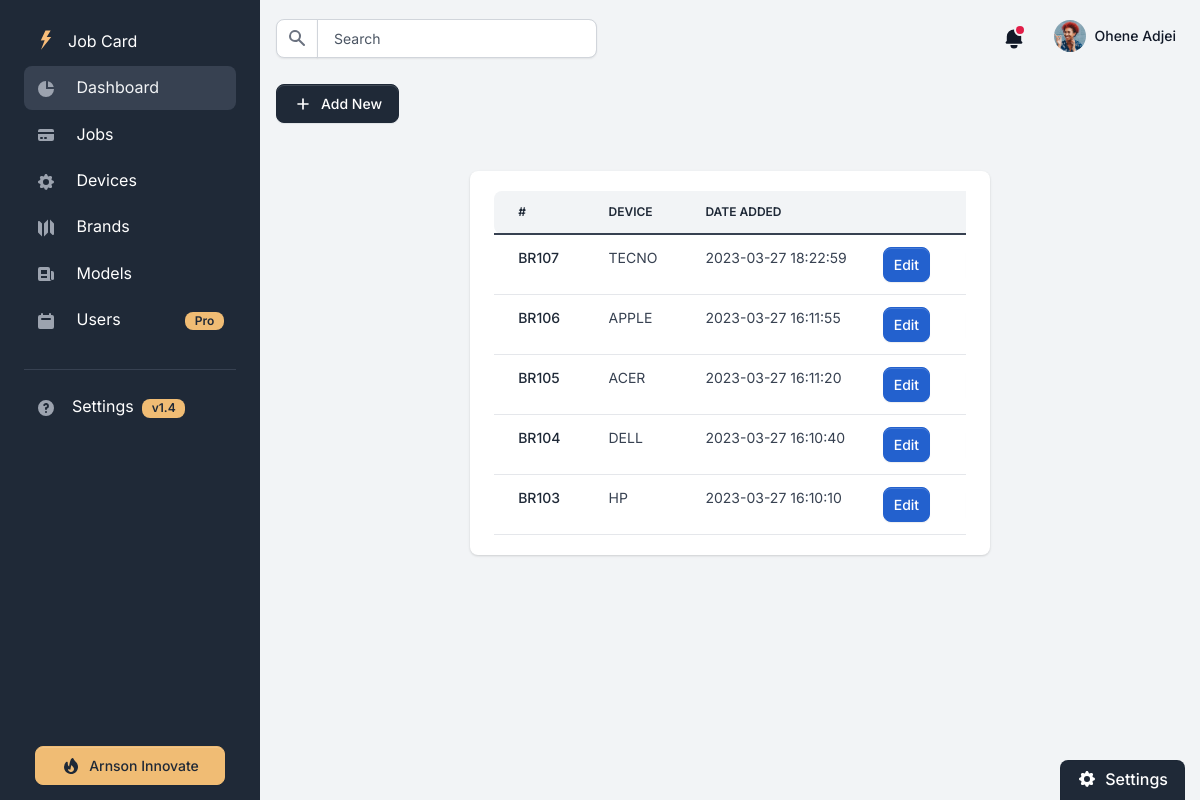
The app's page /brands (signed in) with its own data.
### tables this page shows
CREATE TABLE `brands` (
  `id` int(10) NOT NULL,
  `name` varchar(225) NOT NULL,
  `device` varchar(20) NOT NULL,
  `created_at` datetime(6) NOT NULL DEFAULT current_timestamp(6),
  `created_by` varchar(225) DEFAULT NULL,
  `updated_at` datetime(6) DEFAULT NULL,
  `updated_by` varchar(225) DEFAULT NULL
);

### public/index.php (called while the page is built, shortened)
<?php
require BASE_PATH . 'Core/functions.php';
spl_autoload_register(function ($class) {
    $class = str_replace('\\', DIRECTORY_SEPARATOR, $class);
});
$router = new \Core\Router();
$uri = parse_url($_SERVER['REQUEST_URI'])['path'];
$method = $_POST['_method'] ?? $_SERVER['REQUEST_METHOD'];
$router->route($uri, $method);

### Core/functions.php (called while the page is built, shortened)
<?php
function base_path($path){
    return BASE_PATH . $path;
}
function view ($path, $attributes = []){
    extract($attributes);
    require base_path('/views/' . $path);
}

### config.php (called while the page is built)
<?php
return [
    'database' => [
        'host' => 'localhost',
        'dbname' => 'jobcard',
        'charset' => 'utf8mb4'
    ],
    'services' => [
        'rapid-api' => [
            'key' => '1234567890',
            'token' => 'example-token'
        ],
        'chatgpt-api' => [
            'key' => '1234567890',
            'token' => 'example-token'
        ]
    ]
];

### controllers/brands/index.php (called while the page is built, shortened)
<?php
$config = require base_path('config.php');
$db = new Database($config['database']);
$brands = $db->query("select * from brands order by created_at desc")->findAll();
view("brands/index.view.php", [
    'brands' => $brands
  ]);

### Core/Database.php (called while the page is built, shortened)
<?php
class Database
{
    public $connection;
    public $statement;
    public function __construct($config, $username = 'root', $password = '@kuzco555')
    {
        $dsn = 'mysql:' . http_build_query($config, '', ';');
        $this->connection = new PDO($dsn, $username, $password, [
            PDO::ATTR_DEFAULT_FETCH_MODE => PDO::FETCH_ASSOC
        ]);
    }
    public function query($query, $params = [])
    {
        $this->statement = $this->connection->prepare($query);
        $this->statement->execute($params);
        return $this;
    }
    public function findAll()
    {
        return $this->statement->fetchAll();
    }
}

### views/brands/index.view.php (the view, shortened to what this page needs)
    <?php if($brands == null) { ?>
        <div class="row d-flex justify-content-center mt-5 pt-5 py-4">
            <div class="col-12 col-md-3">
                    <div class="card card-body border-0 shadow mb-4">
                        <h2 class="h5 mb-4 text-center">No Brands Added Yet</h2>
                        <a class="btn btn-primary" href="/brand/create">Add A Brand</a>
                    </div>
                </div>
        </div>
<?php }else { ?>
    <div class="row d-flex justify-content-center py-4">
        <div class="col-12 col-md-7">
            <div class="card card-body border-0 shadow mb-4">
                    <div class="table-responsive">
                        <table class="table table-centered table-nowrap mb-0 rounded">
                            <thead class="thead-light">
                                <tr>
                                    <th class="border-0 rounded-start">#</th>
                                    <th class="border-0">Device</th>
                                    <th class="border-0">Date Added</th>
                                    <th class="border-0"></th>
                                    <th class="border-0"></th>
                                </tr>
                            </thead>
                            <tbody>
                            <?php foreach ($brands as $brand) : ?>
                                <tr>
                                    <td><a href="#" class="text-primary fw-bold">BR10<?=$brand['id']?></a></td>
                                    <td>
                                    <?=$brand['name']?>
                                    </td>
                                    <td>
                                    <?=substr($brand['created_at'], 0, 19)?>
                                    </td>
                                    <td>
                                        <div class="row d-flex align-items-center">
                                            <div class="col-12 col-xl-2 px-0">
                                            <button class="btn btn-sm btn-info d-inline-flex align-items-center" type="button" bs-toggle="tooltip" data-bs-placement="top" title="Edit Brand" data-bs-original-title="Edit Brand">
                                                Edit
                                            </button>
                                            </div>
                                        </div>
                                    </td>
                                    <td class="">
                                    </td>
                                </tr>
                                <?php endforeach; }?>
                            </tbody>
                        </table>
                    </div>
                </div>
        </div>
    </div>
<div class="card theme-settings bg-gray-800 theme-settings-expand" id="theme-settings-expand">
    <div class="card-body bg-gray-800 text-white rounded-top p-3 py-2">
        <span class="fw-bold d-inline-flex align-items-center h6">
            Settings
        </span>
    </div>
</div>

### Core/Router.php (shortened to what this page needs)
<?php
class Router{
    protected $routes = [];
    public function add ($method, $uri, $controller){
        $this->routes[] = [
            'uri' => $uri,
            'controller' => $controller,
            'method' => $method,
            'middleware'=> null
        ];
        return $this;
    }
    public function only($key){
       $this->routes[array_key_last($this->routes)]['middleware']= $key;
       return $this;
    }
     public function route($uri, $method){
        foreach($this->routes as $route){
            if($route['uri'] === $uri && $route['method'] === strtoupper($method)){
                return require base_path($route['controller']);
            }
        }
     }
}

### records on screen
brands: id "7", name "TECNO", created_at "2023-03-27 18:22:59"
brands: id "6", name "APPLE", created_at "2023-03-27 16:11:55"
brands: id "5", name "ACER", created_at "2023-03-27 16:11:20"
brands: id "4", name "DELL", created_at "2023-03-27 16:10:40"
brands: id "3", name "HP", created_at "2023-03-27 16:10:10"
